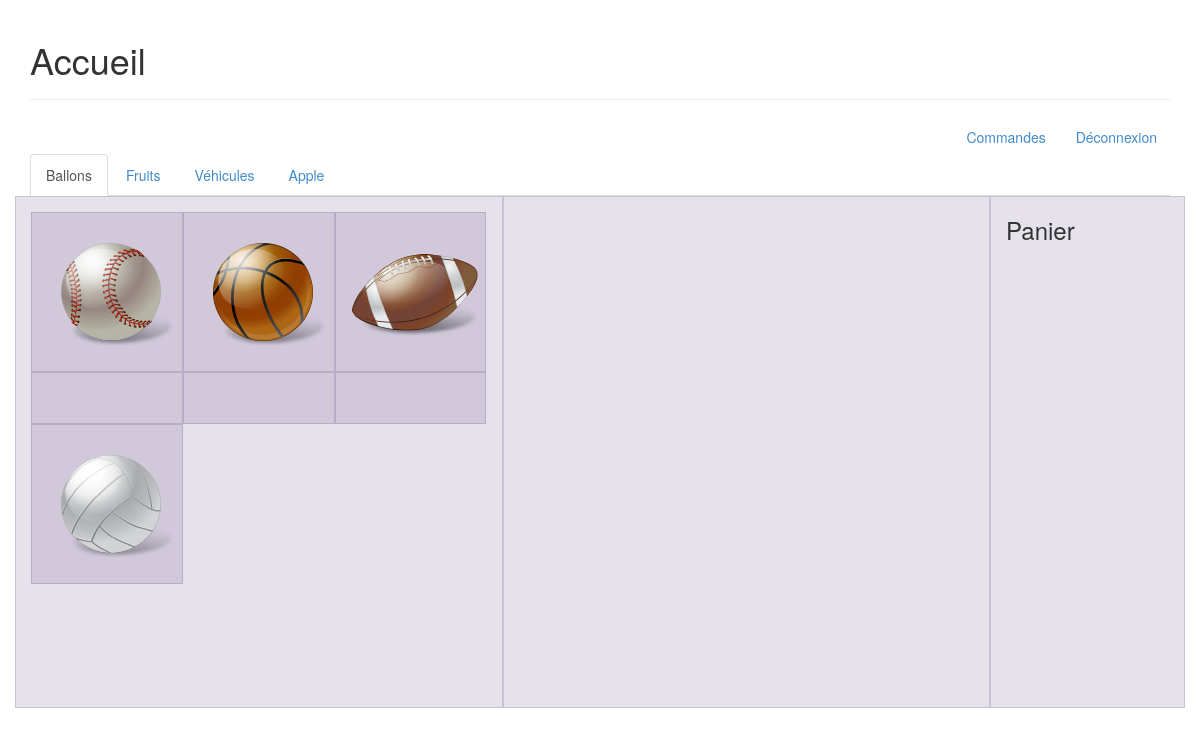
Page /accueil.php (signed in) on the committed database.
### tables this page shows
CREATE TABLE categorie(
	id_categorie INT NOT NULL AUTO_INCREMENT,
	libelle_categorie VARCHAR(250),
	mini_categorie VARCHAR(250),
	PRIMARY KEY (id_categorie));

CREATE TABLE produit(
	id_produit INT NOT NULL AUTO_INCREMENT,
	libelle_produit VARCHAR(250),
	id_categorie INT NOT NULL,
	image VARCHAR(250),
	prix FLOAT,
	PRIMARY KEY (id_produit),
	FOREIGN KEY (id_categorie) references categorie(id_categorie));

### accueil.php (the view, shortened to what this page needs)
<?php session_start();
$sql = "SELECT id_categorie, libelle_categorie, mini_categorie FROM categorie";
$result = mysql_query($sql) or die(mysql_error());
?>
<!DOCTYPE html>
<html lang="fr">
<head>
<link href="assets/bootstrap/css/bootstrap.min.css" rel="stylesheet">
<link href="assets/css/style.css" rel="stylesheet">
</head>
<body>
	<div class="container">
		<div class="page-header">
			<h1>Accueil</h1>
		</div>
		<div align="right">
			<a href="commandes/liste_commandes.php" class="btn btn-large">Commandes</a>
			<a href="connexion/deconnexion.php" class="btn btn-large">Déconnexion</a>
		</div>
		<ul class="nav nav-tabs" role="tablist">
			<?php
			$i = 0;
			while ($row = mysql_fetch_array($result)) {
				if ($i == 0)
					echo "<li class=\"active\">";
				else
					echo "<li>";
				echo "<a href=\"#" . $row['mini_categorie'] . "\" role=\"tab\" data-toggle=\"tab\">" . $row['libelle_categorie'] . "</a>";
				echo "</li>";
				$i = 1;
			}
			?>
		</ul>
		<div class="row">
			<div class="tab-content">
				<?php
				$i = 0;
				while ($row = mysql_fetch_array($result)) {
					if ($i == 0)
						echo "<div class=\"tab-pane active\" id=\"" . $row['mini_categorie'] . "\">";
					else
						echo "<div class=\"tab-pane\" id=\"" . $row['mini_categorie'] . "\">";
					echo "<div id=\"drag\" class=\"connected col-md-5\">";
					$sql1 = "SELECT p.libelle_produit, p.image, p.prix FROM produit p, categorie c WHERE p.id_categorie = c.id_categorie AND c.id_categorie = " . $row['id_categorie'];
					$result1 = mysql_query($sql1) or die(mysql_error());
					while ($row1 = mysql_fetch_array($result1)) {
						echo "<div class=\"col-xs-6 col-md-4\">";
						echo "<img src=\"assets/img/" . $row1['image'] . "\" alt=\"\" data-libelle=\"" . $row1['libelle_produit'] . "\" data-prix=\"" . $row1['prix'] . "\">";
						echo "</div>";
					}
					echo "</div></div>";
					$i = 1;
				}
				?>
			</div>
			<div id="drop" class="connected col-md-5"></div>
			<div id="cart" class="col-md-2">
				<h3>Panier</h3>
				<br>
				<br>
				<br>
			</div>
		</div>
	</div>
</body>
</html>

### assets/css/style.css (style rules this page uses)
.row { margin-bottom: 20px; }
[class*="col-"] { padding-top: 15px; padding-bottom: 15px; background-color: #eee; background-color: rgba(86,61,124,.15); border: 1px solid #ddd; border: 1px solid rgba(86,61,124,.2); }
div#cart, #drag, #drop { min-height: 512px; }
div#cart { padding-top: 0px; }

### rows in the picture
categorie: libelle_categorie "Ballons"
categorie: libelle_categorie "Fruits"
categorie: libelle_categorie "Véhicules"
categorie: libelle_categorie "Apple"
produit: image (picture)
produit: image (picture)
produit: image (picture)
produit: image (picture)
